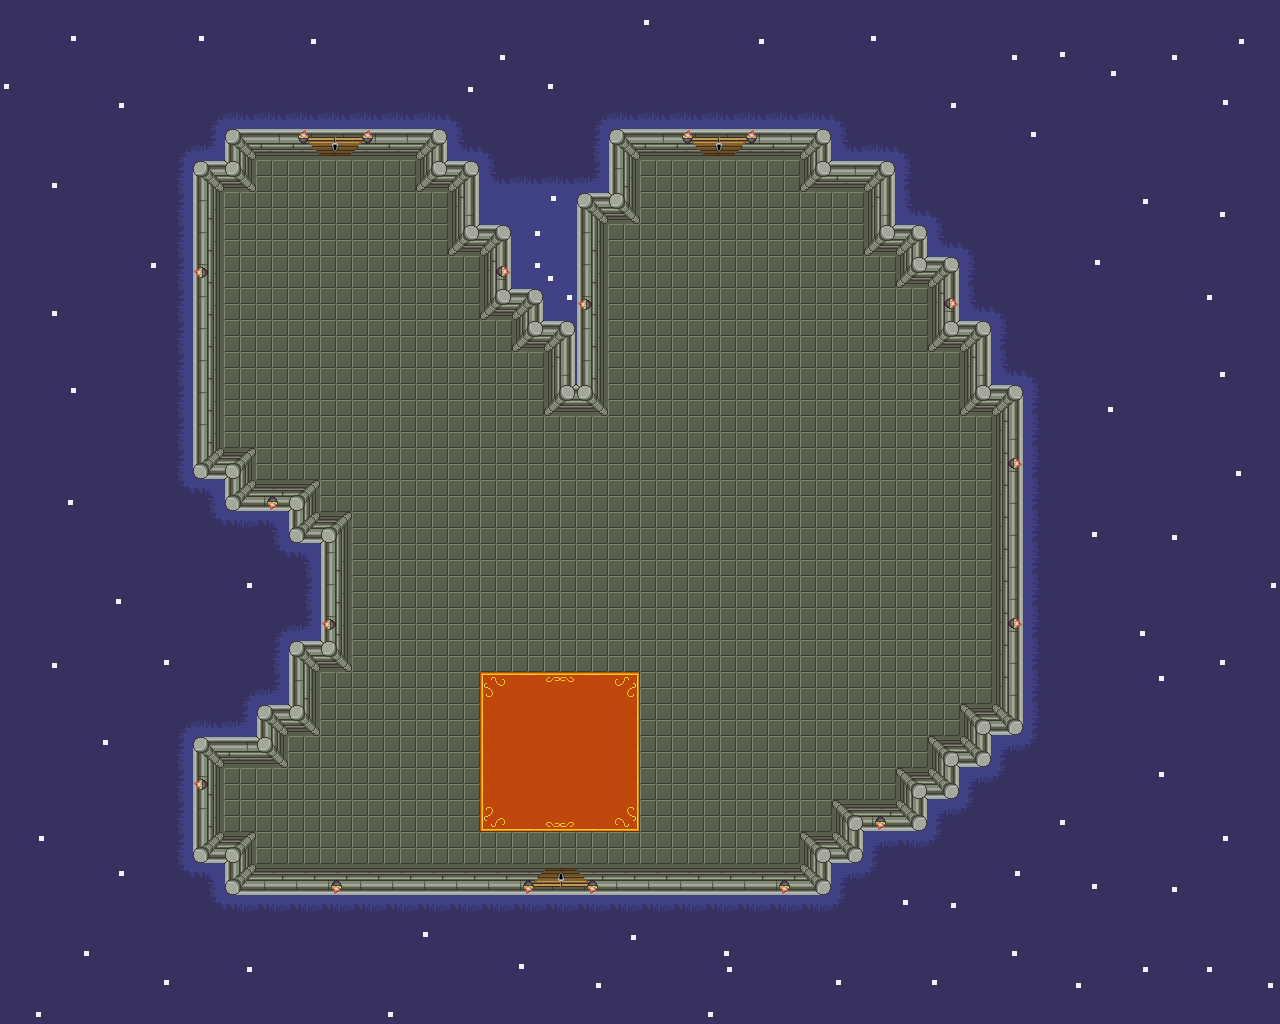

This is a level from a 2D game, rendered from its Tiled map with the project's own tilesets. A one-line summary and the map file follow, with tile-layer data summarised:
An orthogonal 40x32 tile map with 32x32 px tiles, 5 tile layers (Fundo est, Piso, Fundo, Porta, ...), 3 tilesets and 43 objects (35x Parede, Porta VII, Porta VIII, Porta I, Player, ...).

<map version="1.10" tiledversion="1.10.2" orientation="orthogonal" renderorder="right-down" width="40" height="32" tilewidth="32" tileheight="32" infinite="0" nextlayerid="11" nextobjectid="46">
 <tileset firstgid="1" source="tileset_complet_anm.tsx" />
 <tileset firstgid="82" source="Fundo_anm.tsx" />
 <tileset firstgid="134" source="Fundo.tsx" />
 <objectgroup id="7" name="Paredes">
  <object id="1" name="Parede" x="224" y="128" width="224" height="32">
   <properties>
    <property name="Collision" type="bool" value="true" />
   </properties>
  </object>
  <object id="2" name="Parede" x="416" y="160" width="64" height="32">
   <properties>
    <property name="Collision" type="bool" value="true" />
   </properties>
  </object>
  <object id="3" name="Parede" x="448" y="192" width="32" height="64">
   <properties>
    <property name="Collision" type="bool" value="true" />
   </properties>
  </object>
  <object id="4" name="Parede" x="480" y="224" width="32" height="96">
   <properties>
    <property name="Collision" type="bool" value="true" />
   </properties>
  </object>
  <object id="5" name="Parede" x="512" y="288" width="32" height="32">
   <properties>
    <property name="Collision" type="bool" value="true" />
   </properties>
  </object>
  <object id="7" name="Parede" x="512" y="320" width="64" height="32">
   <properties>
    <property name="Collision" type="bool" value="true" />
   </properties>
  </object>
  <object id="8" name="Parede" x="544" y="352" width="32" height="64">
   <properties>
    <property name="Collision" type="bool" value="true" />
   </properties>
  </object>
  <object id="9" name="Parede" x="576" y="192" width="32" height="224">
   <properties>
    <property name="Collision" type="bool" value="true" />
   </properties>
  </object>
  <object id="10" name="Parede" x="608" y="128" width="32" height="96">
   <properties>
    <property name="Collision" type="bool" value="true" />
   </properties>
  </object>
  <object id="11" name="Parede" x="640" y="128" width="192" height="32">
   <properties>
    <property name="Collision" type="bool" value="true" />
   </properties>
  </object>
  <object id="12" name="Parede" x="800" y="160" width="96" height="32">
   <properties>
    <property name="Collision" type="bool" value="true" />
   </properties>
  </object>
  <object id="13" name="Parede" x="864" y="192" width="32" height="64">
   <properties>
    <property name="Collision" type="bool" value="true" />
   </properties>
  </object>
  <object id="14" name="Parede" x="896" y="224" width="32" height="64">
   <properties>
    <property name="Collision" type="bool" value="true" />
   </properties>
  </object>
  <object id="15" name="Parede" x="928" y="256" width="32" height="96">
   <properties>
    <property name="Collision" type="bool" value="true" />
   </properties>
  </object>
  <object id="16" name="Parede" x="960" y="320" width="32" height="96">
   <properties>
    <property name="Collision" type="bool" value="true" />
   </properties>
  </object>
  <object id="17" name="Parede" x="992" y="384" width="32" height="352">
   <properties>
    <property name="Collision" type="bool" value="true" />
   </properties>
  </object>
  <object id="18" name="Parede" x="960" y="704" width="32" height="64">
   <properties>
    <property name="Collision" type="bool" value="true" />
   </properties>
  </object>
  <object id="19" name="Parede" x="928" y="736" width="32" height="64">
   <properties>
    <property name="Collision" type="bool" value="true" />
   </properties>
  </object>
  <object id="20" name="Parede" x="896" y="768" width="32" height="64">
   <properties>
    <property name="Collision" type="bool" value="true" />
   </properties>
  </object>
  <object id="21" name="Parede" x="832" y="800" width="64" height="32">
   <properties>
    <property name="Collision" type="bool" value="true" />
   </properties>
  </object>
  <object id="22" name="Parede" x="800" y="832" width="64" height="32">
   <properties>
    <property name="Collision" type="bool" value="true" />
   </properties>
  </object>
  <object id="23" name="Parede" x="224" y="864" width="608" height="32">
   <properties>
    <property name="Collision" type="bool" value="true" />
   </properties>
  </object>
  <object id="24" name="Parede" x="192" y="832" width="64" height="32">
   <properties>
    <property name="Collision" type="bool" value="true" />
   </properties>
  </object>
  <object id="25" name="Parede" x="192" y="736" width="32" height="96">
   <properties>
    <property name="Collision" type="bool" value="true" />
   </properties>
  </object>
  <object id="26" name="Parede" x="224" y="736" width="64" height="32">
   <properties>
    <property name="Collision" type="bool" value="true" />
   </properties>
  </object>
  <object id="27" name="Parede" x="256" y="704" width="64" height="32">
   <properties>
    <property name="Collision" type="bool" value="true" />
   </properties>
  </object>
  <object id="28" name="Parede" x="288" y="640" width="32" height="64">
   <properties>
    <property name="Collision" type="bool" value="true" />
   </properties>
  </object>
  <object id="29" name="Parede" x="320" y="512" width="32" height="160">
   <properties>
    <property name="Collision" type="bool" value="true" />
   </properties>
  </object>
  <object id="30" name="Parede" x="288" y="480" width="32" height="64">
   <properties>
    <property name="Collision" type="bool" value="true" />
   </properties>
  </object>
  <object id="31" name="Parede" x="224" y="480" width="64" height="32">
   <properties>
    <property name="Collision" type="bool" value="true" />
   </properties>
  </object>
  <object id="32" name="Parede" x="192" y="448" width="64" height="32">
   <properties>
    <property name="Collision" type="bool" value="true" />
   </properties>
  </object>
  <object id="33" name="Parede" x="192" y="160" width="32" height="288">
   <properties>
    <property name="Collision" type="bool" value="true" />
   </properties>
  </object>
  <object id="34" name="Parede" x="224" y="160" width="32" height="32">
   <properties>
    <property name="Collision" type="bool" value="true" />
   </properties>
  </object>
  <object id="42" name="Parede" x="320" y="224" width="32" height="64">
   <properties>
    <property name="Collision" type="bool" value="true" />
   </properties>
  </object>
  <object id="43" name="Parede" x="704" y="224" width="32" height="64">
   <properties>
    <property name="Collision" type="bool" value="true" />
   </properties>
  </object>
 </objectgroup>
 <objectgroup id="8" name="Portas">
  <object id="35" name="Porta VII" x="288" y="128" width="96" height="128">
   <properties>
    <property name="porta" type="bool" value="true" />
   </properties>
  </object>
  <object id="37" name="Porta VIII" x="672" y="128" width="96" height="128">
   <properties>
    <property name="porta" type="bool" value="true" />
   </properties>
  </object>
  </objectgroup>
 <objectgroup id="9" name="Pontos">
  <!-- 3 objects omitted --></objectgroup>
 <objectgroup id="10" name="Inimigos">
  <!-- 2 objects omitted --></objectgroup>
 <layer id="5" name="Fundo est" width="40" height="32">
  <data>[1280 cells, 1280 non-empty, 1 distinct tile ids]</data>
 </layer>
 <layer id="1" name="Piso" width="40" height="32">
  <data>[1280 cells, 1280 non-empty, 15 distinct tile ids]</data>
 </layer>
 <layer id="6" name="Fundo" width="40" height="32">
  <data>[1280 cells, 192 non-empty, 5 distinct tile ids]</data>
 </layer>
 <layer id="3" name="Porta" width="40" height="32">
  <data>[1280 cells, 34 non-empty, 12 distinct tile ids]</data>
 </layer>
 <layer id="4" name="Tocha" width="40" height="32">
  <data>[1280 cells, 18 non-empty, 1 distinct tile ids]</data>
 </layer>
</map>
<!-- 6 of 43 objects omitted -->
